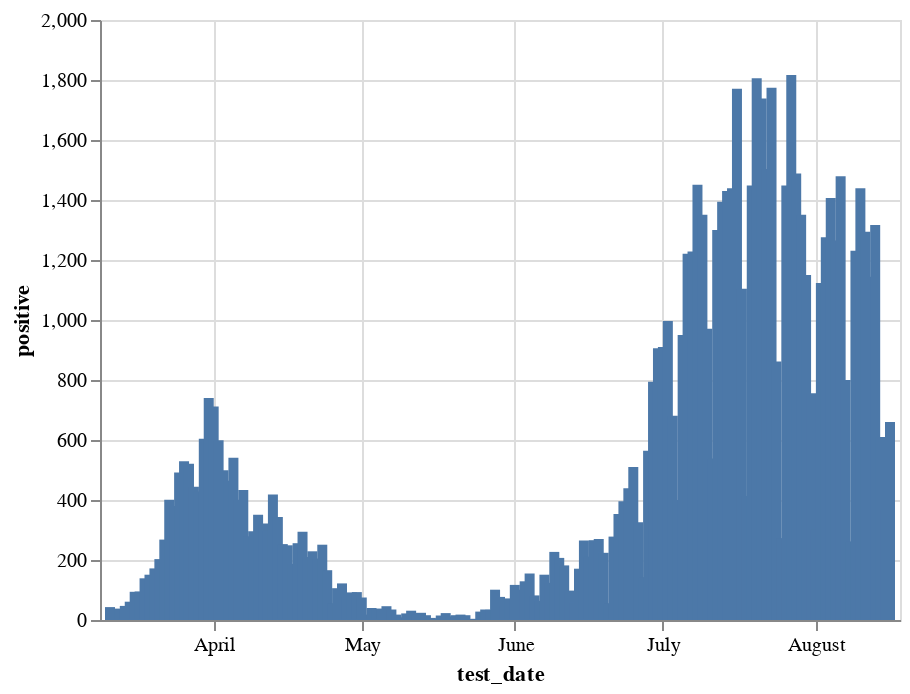

Notebook code cell kept with this figure:
### Code cell
alt.Chart(pr.reset_index()).mark_bar().encode(
    x='test_date',
    y='positive',
    tooltip=['test_date', 'positive']
).interactive()

### Figure 1 — Vega-Lite specification as saved in the notebook (floating-point values rounded to 4 significant figures; data arrays with more than 128 entries replaced by an {"elided": "..."} marker saying what was removed)
{"config": {"view": {"continuousWidth": 400, "continuousHeight": 300}}, "data": {"name": "data-623e5cf24a3d3548e4295afb4bece3e5"}, "mark": "bar", "encoding": {"tooltip": [{"type": "temporal", "field": "test_date"}, {"type": "quantitative", "field": "positive"}], "x": {"type": "temporal", "field": "test_date"}, "y": {"type": "quantitative", "field": "positive"}}, "selection": {"selector015": {"type": "interval", "bind": "scales", "encodings": ["x", "y"]}}, "$schema": "https://vega.github.io/schema/vega-lite/v4.8.1.json", "datasets": {"data-623e5cf24a3d3548e4295afb4bece3e5": {"elided": "159 records"}}}
